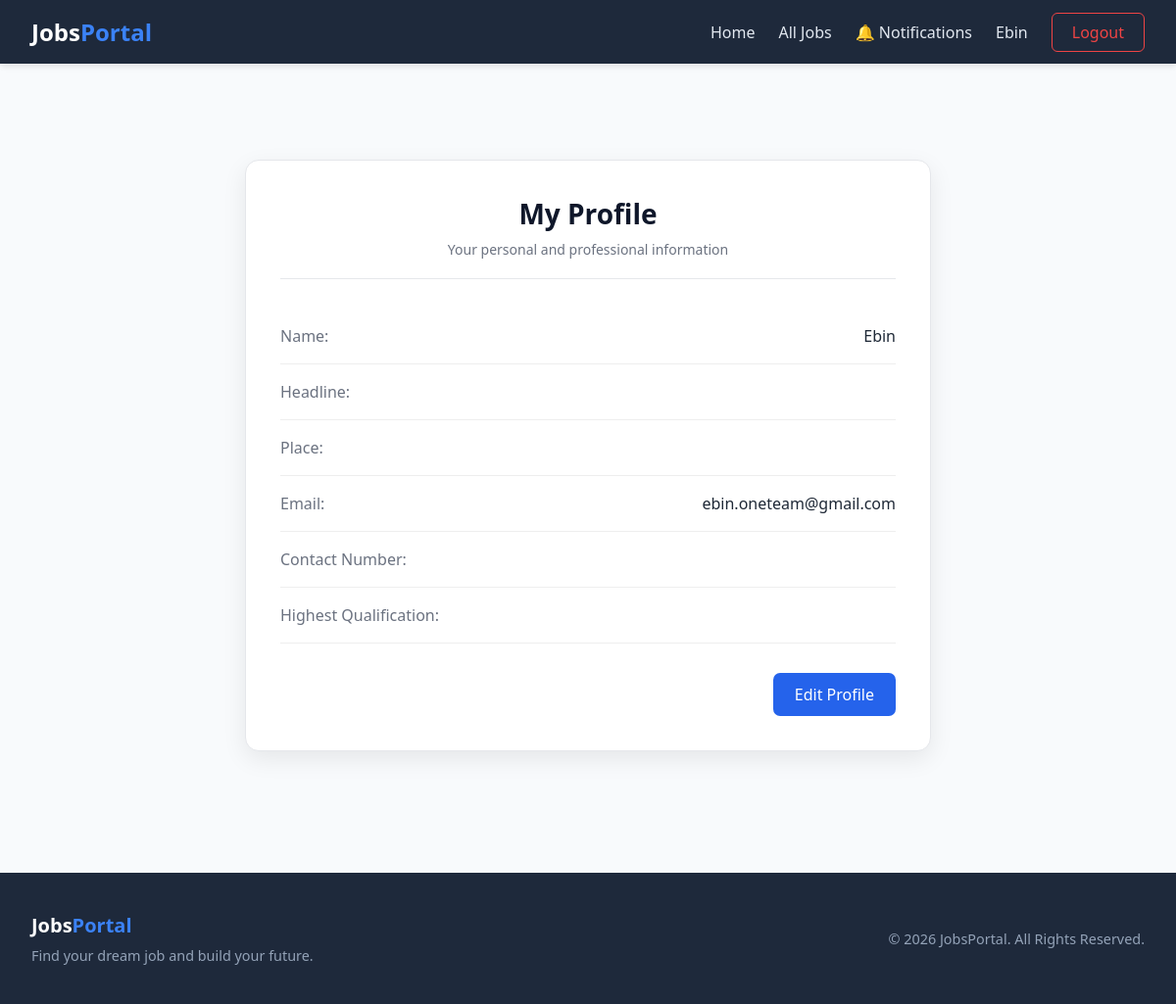
The page /view-proflie (signed in) on the database as committed earlier.
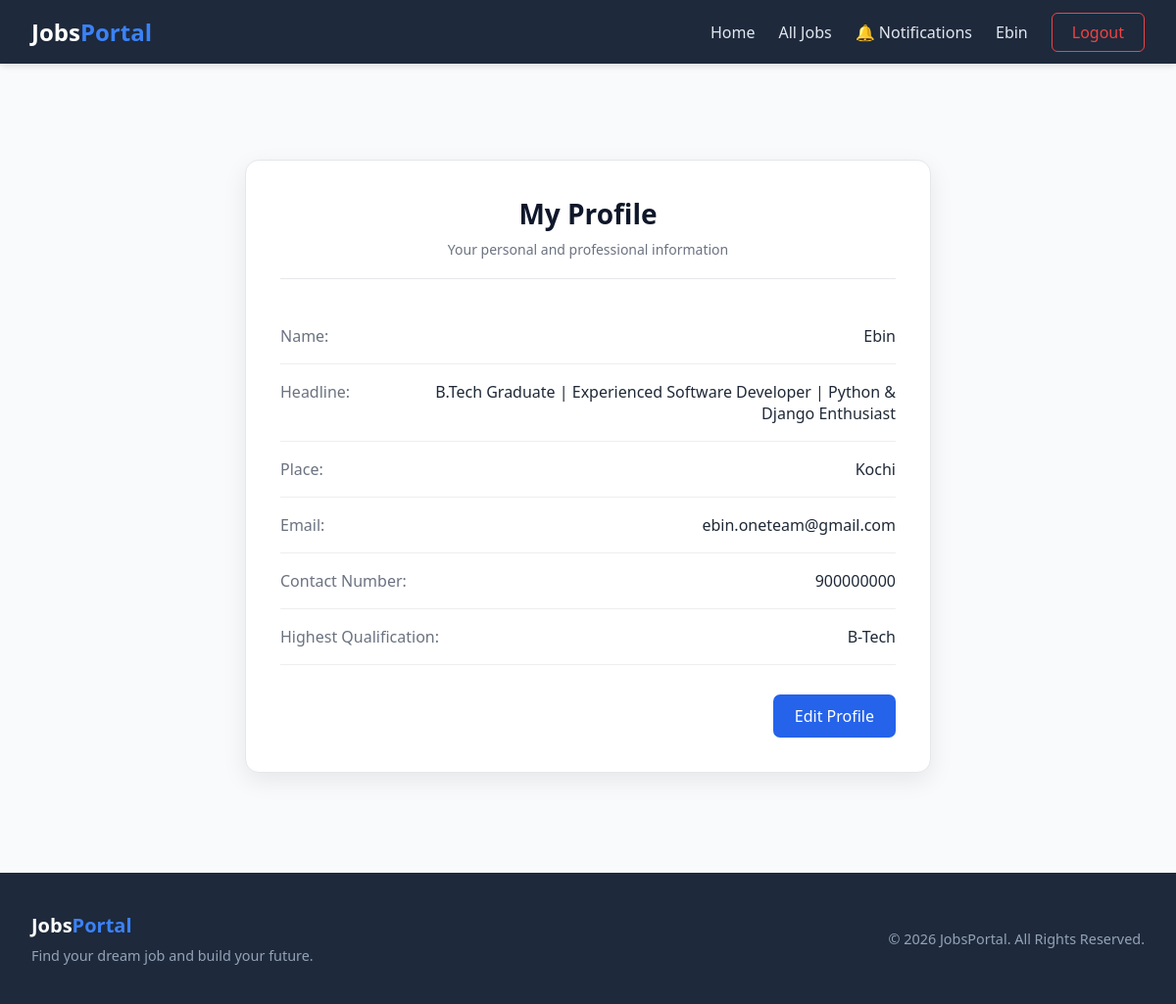
The same page on the database as committed later.
### jobs/models.py (models this page shows, shortened)
class Profile(models.Model):
    user=models.OneToOneField(User,on_delete=models.CASCADE, related_name='user')
    dob=models.DateField(null=True,blank=True)
    phone=models.CharField(max_length=12,blank=True)
    place=models.CharField(max_length=50,blank=True)
    qualification=models.CharField(max_length=50,blank=True)
    headline=models.CharField(max_length=200,blank=True)

### jobs/views.py (the view)
# urls.py: path('view-proflie',views.viewProfile,name='view_profile'),
@login_required
def viewProfile(request):
    p=Profile.objects.get(user=request.user)
    return render(request,'view-profile.html',{'p':p})

### jobs/context_processors.py (called while the page is built)
def allSectors(request):
    all_sectors=Sectors.objects.all()
    return dict(sectors=all_sectors)

def notification_count(request):
    if request.user.is_authenticated and not request.user.is_superuser:
        count = Notification.objects.filter(user=request.user, is_read=False).count()
        return { "notification_count": count}
    return {"notification_count": 0}

### templates/view-profile.html (shortened to what this page needs)
{% extends 'base.html' %}
{% load static %}
{% block extra_css %}
    <link rel="stylesheet" href="{% static 'css/styles.css' %}">
{% endblock %}
{% block content %}
<div class="profile-page">
    <div class="profile-card">
        <div class="profile-header">
            <h1>My Profile</h1>
            <p>Your personal and professional information</p>
        </div>
        <div class="profile-details">
            <div class="profile-item">
                <span class="profile-label">Name: </span>
                <span class="profile-value">{{ p.user.first_name }}</span>
            </div>
            <div class="profile-item">
                <span class="profile-label">Headline: </span>
                <span class="profile-value">{{ p.headline }}</span>
            </div>
            <div class="profile-item">
                <span class="profile-label">Place: </span>
                <span class="profile-value">{{ p.place }}</span>
            </div>
            <div class="profile-item">
                <span class="profile-label">Email: </span>
                <span class="profile-value">{{ p.user.email }}</span>
            </div>
            <div class="profile-item">
                <span class="profile-label">Contact Number: </span>
                <span class="profile-value">{{ p.phone }}</span>
            </div>
            <div class="profile-item">
                <span class="profile-label">Highest Qualification: </span>
                <span class="profile-value">{{ p.qualification }}</span>
            </div>
        </div>
        <div class="profile-actions">
            <a href="{% url 'edit_profile' %}" class="edit-profile-btn">
                Edit Profile
            </a>
        </div>
    </div>
</div>
{% endblock %}

### templates/base.html (shortened to what this page needs)
{% load static %}
<!DOCTYPE html>
<html lang="en">
<head>
    <link rel="stylesheet" href="{% static 'css/base.css' %}">
    {% block extra_css %}{% endblock %}
</head>
<body>
    <nav class="navbar">
        <div class="nav-container">
            <a href="{% url 'home' %}" class="logo">
                Jobs<span>Portal</span>
            </a>
            <ul class="nav-menu">
                <li>
                    <a href="{% url 'home' %}">
                        Home
                    </a>
                </li>
                {% if user.is_authenticated %}
                    <li>
                        <a href="{% url 'all_jobs' %}">
                            All Jobs
                        </a>
                    </li>
                    {% if not user.is_superuser %}
                        <li>
                            <a href="{% url 'notifications' %}">
                                🔔 Notifications
                            </a>
                        </li>
                    {% endif %}
                    {% if user.is_superuser %}
                        <li>
                            <a href="{% url 'admin_dashboard' %}"
                               class="user-link">
                                {{ user.username }}
                            </a>
                        </li>
                    {% else %}
                        <li>
                            <a href="{% url 'user_dashboard' %}"
                               class="user-link">
                                {{ user.first_name }}
                            </a>
                        </li>
                    {% endif %}
                    <li>
                        <a href="{% url 'logout' %}"
                           class="btn-logout">
                            Logout
                        </a>
                    </li>
                {% endif %}
            </ul>
        </div>
    </nav>
    <main class="main-content">
        {% block content %}
        {% endblock %}
    </main>
    <footer class="footer">
        <div class="footer-container">
            <div class="footer-brand">
                <h3>
                    Jobs<span>Portal</span>
                </h3>
                <p>
                    Find your dream job and build your future.
                </p>
            </div>
            <div class="footer-copyright">
                <p>
                    &copy; 2026 JobsPortal. All Rights Reserved.
                </p>
            </div>
        </div>
    </footer>
</body>
</html>

### static/css/base.css (style rules this page uses)
* { margin: 0; padding: 0; box-sizing: border-box; font-family: 'Segoe UI', Tahoma, Geneva, Verdana, sans-serif; }
:root { --primary-color: #3b82f6; --primary-hover: #2563eb; --nav-bg: #1e293b; --bg-color: #f8fafc; --text-dark: #0f172a; --text-light: #ffffff; --text-muted: #94a3b8; }
body { background-color: var(--bg-color); color: var(--text-dark); display: flex; flex-direction: column; min-height: 100vh; }
.navbar { background-color: var(--nav-bg); padding: 1rem 0; box-shadow: 0 4px 6px -1px rgba(0, 0, 0, 0.1); }
.nav-container { max-width: 1200px; margin: 0 auto; padding: 0 2rem; display: flex; justify-content: space-between; align-items: center; }
.logo { font-size: 1.5rem; font-weight: 700; color: var(--text-light); text-decoration: none; }
.logo span { color: var(--primary-color); }
.nav-menu { display: flex; list-style: none; align-items: center; gap: 1.5rem; margin: 0; padding: 0; }
.nav-menu li { list-style: none; }
.nav-menu a { text-decoration: none; color: #e2e8f0; font-weight: 500; transition: color 0.2s ease; }
.btn-logout { border: 1px solid #ef4444; color: #ef4444 !important; padding: 0.5rem 1.25rem; border-radius: 6px; }
.main-content { flex: 1; max-width: 1200px; width: 100%; margin: 3rem auto; padding: 0 2rem; }
.footer { background-color: var(--nav-bg); color: var(--text-light); padding: 2.5rem 0; margin-top: auto; }
.footer-container { max-width: 1200px; margin: 0 auto; padding: 0 2rem; display: flex; justify-content: space-between; align-items: center; }
.footer-brand h3 { font-size: 1.25rem; margin-bottom: 0.5rem; }
.footer-brand span { color: var(--primary-color); }
.footer-brand p, .footer-copyright p { color: var(--text-muted); font-size: 0.9rem; }

### static/css/styles.css (style rules this page uses)
.profile-card { background: #ffffff; border: 1px solid #e5e7eb; border-radius: 14px; padding: 25px 20px; text-align: center; box-shadow: 0 4px 15px rgba(0, 0, 0, 0.04); }
.profile-page { min-height: calc(100vh - 70px); display: flex; justify-content: center; align-items: flex-start; padding: 50px 20px; }
.profile-card { width: 100%; max-width: 700px; background: #ffffff; border-radius: 14px; padding: 35px; box-shadow: 0 8px 25px rgba(0, 0, 0, 0.08); }
.profile-header { margin-bottom: 30px; border-bottom: 1px solid #e5e7eb; padding-bottom: 20px; }
.profile-header h1 { margin: 0 0 8px; font-size: 28px; font-weight: 600; }
.profile-header p { margin: 0; color: #6b7280; font-size: 14px; }
.profile-details { display: flex; flex-direction: column; }
.profile-item { display: flex; justify-content: space-between; gap: 30px; padding: 17px 0; border-bottom: 1px solid #eeeeee; }
.profile-label { color: #6b7280; font-weight: 500; }
.profile-value { color: #1f2937; font-weight: 500; text-align: right; }
.profile-actions { margin-top: 30px; text-align: right; }
.edit-profile-btn { display: inline-block; padding: 11px 22px; background: #2563eb; color: white; text-decoration: none; border-radius: 7px; font-weight: 500; transition: 0.2s; }

Rows that differ between the two databases and show on the page:
changed Profile "Ebin": headline (not shown) → "B.Tech Graduate | Experienced Software Developer | Python & Django Enthusiast"; place (not shown) → "Kochi"; phone (not shown) → "900000000"; qualification (not shown) → "B-Tech"
